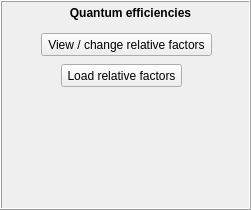
       <widget class="QFrame" name="frame_8">
        <property name="geometry">
         <rect>
          <x>10</x>
          <y>10</y>
          <width>251</width>
          <height>210</height>
         </rect>
        </property>
        <property name="frameShape">
         <enum>QFrame::Box</enum>
        </property>
        <property name="frameShadow">
         <enum>QFrame::Raised</enum>
        </property>
        <widget class="QLabel" name="labQE_PDE">
         <property name="geometry">
          <rect>
           <x>65</x>
           <y>5</y>
           <width>131</width>
           <height>16</height>
          </rect>
         </property>
         <property name="font">
          <font>
           <weight>75</weight>
           <bold>true</bold>
          </font>
         </property>
         <property name="text">
          <string>Quantum efficiencies</string>
         </property>
         <property name="alignment">
          <set>Qt::AlignCenter</set>
         </property>
        </widget>
        <widget class="QPushButton" name="pbLoadRelQEfactors">
         <property name="geometry">
          <rect>
           <x>61</x>
           <y>64</y>
           <width>121</width>
           <height>23</height>
          </rect>
         </property>
         <property name="text">
          <string>Load relative factors</string>
         </property>
        </widget>
        <widget class="QPushButton" name="pbViewChangeRelQEfactors">
         <property name="geometry">
          <rect>
           <x>41</x>
           <y>33</y>
           <width>171</width>
           <height>23</height>
          </rect>
         </property>
         <property name="text">
          <string>View / change relative factors</string>
         </property>
        </widget>
       </widget>
